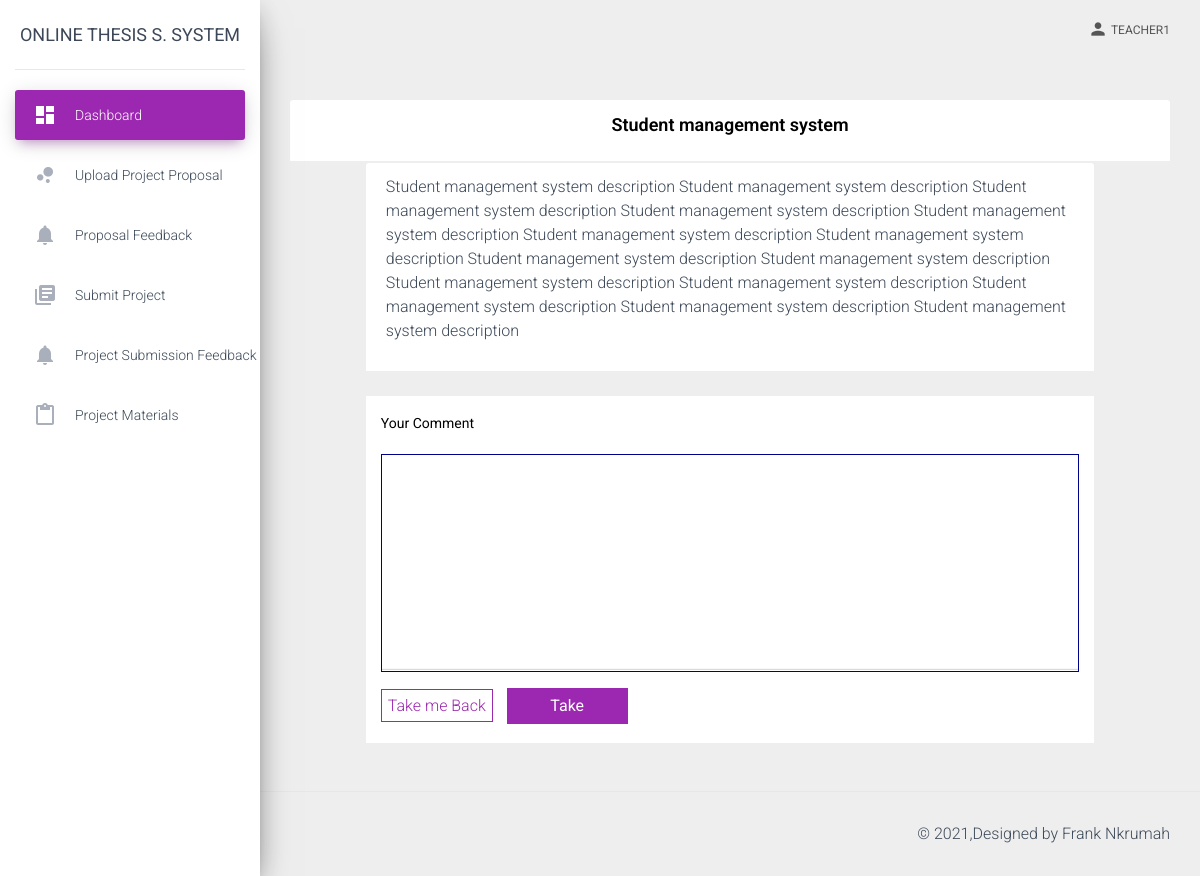
Page /take-project/4 (signed in) on the committed database.
### online_thesis/models.py (models this page shows, shortened)
class Topic(models.Model):
    PROJECT_STATUS = (
        ('PENDING','PENDING'),
        ('DENIED','DENIED'),
        ('APPROVED','APPROVED'),
    )
    name = models.CharField(max_length=300)
    description = models.TextField()
    teacher = models.ForeignKey(User, on_delete=models.CASCADE)
    status = models.CharField(max_length=300, choices=PROJECT_STATUS, default='PENDING')

### online_thesis/views.py (the view)
# urls.py: path('take-project/<int:pk>', book_project, name='book_project'),
@login_required
def book_project(request, pk):
    project = Topic.objects.get(id=pk)
    if request.method == 'POST':
        form = SelectedTopicForm(request.POST)
        if form.is_valid():
            check_book_twice = SelectedTopic.objects.filter(project=project).filter(student=request.user).exists()
            check_booked_before = SelectedTopic.objects.filter(project=project).filter(status='APPROVED').exists()
            check_selected =  SelectedTopic.objects.filter(student=request.user).exists()
            if check_book_twice:
                return render(request, 'student/take_project.html',{'project':project, 'form':form, "error": "You can't select the same project twice"})
            elif check_booked_before:
                return render(request, 'student/take_project.html',{'project':project, 'form':form, "error_before": "This project has been already assigned to other student, try other projects"})
            elif check_selected:
                return render(request, 'student/take_project.html',{'project':project, 'form':form, "error_selected": "There is another project you have selected before, Try again after 5 days or wait the feedback from the supervisor's project you selected before. "})
            book_project = form.save(commit=False)
            book_project.project = project
            book_project.student = request.user
            book_project.save()
            return redirect('dashboard')
    else:
        form = SelectedTopicForm()
    return render(request, 'student/take_project.html',{'project':project, 'form':form})

### online_thesis/forms.py
class SelectedTopicForm(forms.ModelForm):
    class Meta:
        model = SelectedTopic
        fields = ['student_view']

### templates/student/take_project.html (shortened to what this page needs)
{% extends "student_base.html" %}
{% block content %}
<div class="container-fluid">
  <div class="row">
    <div class="col-md-12">
        <div class="card-header card-header-primary">
          <h4 class="card-title title-main">{{project.name}}</h4>
        </div>
        <div class="row">
            <div class="col-md-3"></div>
            <div class="col-md-4">
            </div>
            <div class="col-md-4"></div>
        </div>
    </div>
    <div class="col-md-1 mb-4"></div>
    <div class="col-md-10 mb-4">
        <div class="card-header card-header-primary">
          <p>{{project.description}}</p>
        </div>
    </div>
    <div class="col-md-1 mb-4"></div>
    <div class="col-md-1"></div>
    <div class="col-md-10 form-card">
      <form method="post" class="form-topic">
          <div class="mb-3">
            <label for="topicDescription" class="form-label">Your Comment</label>
             {{form.student_view}}
          </div>
          <div class="mb-1">
            <a  href="{% url 'dashboard' %}" class="back-button">Take me Back</a>
            <button class="form-button" type="submit">Take</button>
          </div>
      </form>
    </div>
    <div class="col-md-1">
    </div>
  </div>
</div>
{% endblock %}

### templates/student_base.html (shortened to what this page needs)
<!DOCTYPE html>
{% load static %}
<html lang="en">
<head>
  <link rel="stylesheet" href="https://maxcdn.bootstrapcdn.com/font-awesome/latest/css/font-awesome.min.css">
  <link href="{% static 'css/material-dashboard.css' %}" rel="stylesheet" />
  <link href="{% static 'demo/demo.css' %}" rel="stylesheet" />
</head>
<body class="">
  <div class="wrapper ">
    <div class="sidebar" data-color="purple" data-background-color="white" data-image="../assets/img/sidebar-1.jpg">
      <div class="logo"><a href="{% url 'dashboard' %}" class="simple-text logo-normal">
          Online Thesis S. System
        </a></div>
      <div class="sidebar-wrapper">
        <ul class="nav">
          <li class="nav-item active ">
            <a class="nav-link" href="{% url 'dashboard' %}">
              <i class="material-icons">dashboard</i>
              <p>Dashboard</p>
            </a>
          </li>
          <li class="nav-item ">
            <a class="nav-link" href="{% url 'upload_proposal' %}">
              <i class="material-icons">bubble_chart</i>
              <p>Upload Project Proposal</p>
            </a>
          </li>
          <li class="nav-item ">
            <a class="nav-link" href="{% url 'proposal_feedback' %}">
              <i class="material-icons">notifications</i>
              <p>Proposal Feedback</p>
            </a>
          </li>
          <li class="nav-item ">
            <a class="nav-link" href="{% url 'submit_project' %}">
              <i class="material-icons">library_books</i>
              <p>Submit Project</p>
            </a>
          </li>
          <li class="nav-item ">
            <a class="nav-link" href="{% url 'project_submission_feedback' %}">
              <i class="material-icons">notifications</i>
              <p>Project Submission Feedback</p>
            </a>
          </li>
         <li class="nav-item ">
            <a class="nav-link" href="{% url 'project_materials' %}">
              <i class="material-icons">content_paste</i>
              <p>Project Materials</p>
            </a>
          </li>
        </ul>
      </div>
    </div>
    <div class="main-panel">
      <nav class="navbar navbar-expand-lg navbar-transparent navbar-absolute fixed-top ">
        <div class="container-fluid">
          <div class="collapse navbar-collapse justify-content-end">
            <ul class="navbar-nav">
              <li class="nav-item dropdown">
                <a class="nav-link" href="javascript:;" id="navbarDropdownProfile" data-toggle="dropdown" aria-haspopup="true" aria-expanded="false">
                  <i class="material-icons">person</i><span>{{user.username}}</span>
                </a>
              </li>
            </ul>
          </div>
        </div>
      </nav>
      <div class="content">
        {% block content %}{% endblock  %}
      </div>
      <footer class="footer">
        <div class="container-fluid">
          <div class="copyright float-right">
            &copy;
              ,Designed by  Frank Nkrumah
              </div>
        </div>
      </footer>
    </div>
  </div>
</body>
</html>

### templates/student/take_project.html (style rules this page uses)
.form-topic { background:white; padding:15px; }
.input-description { border: 1px solid darkblue; padding: 8px 4px 8px 10px; margin-top:12px; }
.form-label { color:black; }
.form-button { background: #9c27b0; color: white; padding: 6px; width: 121px; border: none; cursor: pointer; }
.back-button { margin-right:10px; border: 1px solid #9c27b0; padding: 6px; }
.title-main { color:black; font-weight:600; text-align:center; }

### rows in the picture
Topic: name "Student management system", description "Student management system description Student management system description Student management system description Student management system description Student management system description Student management system description Student management system description Student management system description Student management system description Student management system description Student management system description Student management system description Student management system description Student management system description"

### other values in the picture
{{ user.username }} "TEACHER1"
